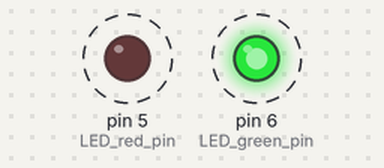
The sketch below on a simulated Arduino Uno, built with avr-gcc and run on an emulated ATmega328P. On the bench: output pins drawn as LEDs (lit = HIGH). Dashed ring = blinking. What the sketch prints to the serial monitor is not drawn.

Above: at 0.05 s.
Timing chart, 0 to 3.0 s (numbered marks = the images above):
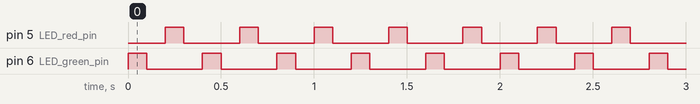

Measured:
- by itself, pin 5 (LED_red_pin), pin 6 (LED_green_pin): alternates HIGH for 0.10 s and LOW for 0.30 s

The sketch:

diodes_starting.ino
```cpp
int LED_red_pin = 5;
int LED_green_pin = 6;

void diode_lightup();

void setup() {
  Serial.begin(9600);
  pinMode(LED_red_pin,OUTPUT);
  pinMode(LED_green_pin,OUTPUT);

}


void loop() {
  diode_lightup();
}


void diode_lightup(){

  Serial.print("On\n");
  digitalWrite(LED_green_pin, HIGH);
  delay(100);

  Serial.println("Off");
  digitalWrite(LED_green_pin, LOW);
  delay(100);

   Serial.print("On\n");
  digitalWrite(LED_red_pin, HIGH);
  delay(100);

  Serial.println("Off");
  digitalWrite(LED_red_pin, LOW);
  delay(100);

}
```
